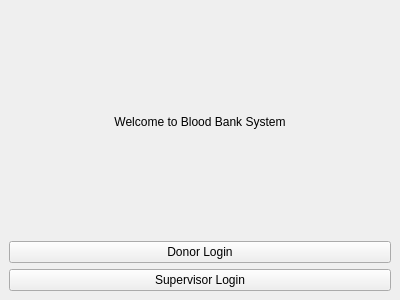
<?xml version="1.0" encoding="UTF-8"?>
<ui version="4.0">
 <class>WelcomeWindow</class>
 <widget class="QMainWindow" name="WelcomeWindow">
  <property name="geometry">
   <rect>
    <x>0</x>
    <y>0</y>
    <width>400</width>
    <height>300</height>
   </rect>
  </property>
  <property name="windowTitle">
   <string>Welcome</string>
  </property>
  <widget class="QWidget" name="centralwidget">
   <layout class="QVBoxLayout" name="verticalLayout">
    <item>
     <widget class="QLabel" name="welcomeLabel">
      <property name="text">
       <string>Welcome to Blood Bank System</string>
      </property>
      <property name="alignment">
       <set>Qt::AlignmentFlag::AlignCenter</set>
      </property>
     </widget>
    </item>
    <item>
     <widget class="QPushButton" name="donorButton">
      <property name="text">
       <string>Donor Login</string>
      </property>
     </widget>
    </item>
    <item>
     <widget class="QPushButton" name="supervisorButton">
      <property name="text">
       <string>Supervisor Login</string>
      </property>
     </widget>
    </item>
   </layout>
  </widget>
 </widget>
 <resources/>
 <connections/>
</ui>
